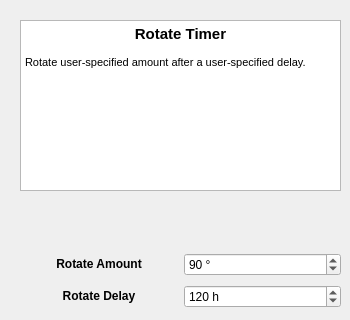
      <widget class="QWidget" name="tab_4">
       <attribute name="title">
        <string>Rotate Timer</string>
       </attribute>
       <widget class="QWidget" name="gridLayoutWidget_6">
        <property name="geometry">
         <rect>
          <x>20</x>
          <y>250</y>
          <width>321</width>
          <height>61</height>
         </rect>
        </property>
        <layout class="QGridLayout" name="gridLayout_6">
         <item row="1" column="0">
          <widget class="QLabel" name="rotateDelay_label">
           <property name="text">
            <string>&lt;html&gt;&lt;head/&gt;&lt;body&gt;&lt;p align=&quot;center&quot;&gt;&lt;span style=&quot; font-weight:600;&quot;&gt;Rotate Delay&lt;/span&gt;&lt;/p&gt;&lt;/body&gt;&lt;/html&gt;</string>
           </property>
          </widget>
         </item>
         <item row="1" column="1">
          <widget class="QSpinBox" name="rotateDelay_spinBox">
           <property name="suffix">
            <string> h</string>
           </property>
           <property name="minimum">
            <number>1</number>
           </property>
           <property name="maximum">
            <number>999</number>
           </property>
           <property name="value">
            <number>120</number>
           </property>
          </widget>
         </item>
         <item row="0" column="0">
          <widget class="QLabel" name="rotateAmount_label">
           <property name="text">
            <string>&lt;html&gt;&lt;head/&gt;&lt;body&gt;&lt;p align=&quot;center&quot;&gt;&lt;span style=&quot; font-weight:600;&quot;&gt;Rotate Amount&lt;/span&gt;&lt;/p&gt;&lt;/body&gt;&lt;/html&gt;</string>
           </property>
          </widget>
         </item>
         <item row="0" column="1">
          <widget class="QSpinBox" name="rotateAmount_spinBox">
           <property name="suffix">
            <string> °</string>
           </property>
           <property name="minimum">
            <number>-180</number>
           </property>
           <property name="maximum">
            <number>180</number>
           </property>
           <property name="value">
            <number>90</number>
           </property>
          </widget>
         </item>
        </layout>
       </widget>
       <widget class="QTextBrowser" name="Germination_textBrowser_4">
        <property name="geometry">
         <rect>
          <x>20</x>
          <y>20</y>
          <width>321</width>
          <height>171</height>
         </rect>
        </property>
        <property name="html">
         <string>&lt;!DOCTYPE HTML PUBLIC &quot;-//W3C//DTD HTML 4.0//EN&quot; &quot;http://www.w3.org/TR/REC-html40/strict.dtd&quot;&gt;
&lt;html&gt;&lt;head&gt;&lt;meta name=&quot;qrichtext&quot; content=&quot;1&quot; /&gt;&lt;style type=&quot;text/css&quot;&gt;
p, li { white-space: pre-wrap; }
&lt;/style&gt;&lt;/head&gt;&lt;body style=&quot; font-family:'MS Shell Dlg 2'; font-size:8.25pt; font-weight:400; font-style:normal;&quot;&gt;
&lt;p align=&quot;center&quot; style=&quot; margin-top:0px; margin-bottom:0px; margin-left:0px; margin-right:0px; -qt-block-indent:0; text-indent:0px;&quot;&gt;&lt;span style=&quot; font-family:'MS Shell Dlg 2'; font-size:11pt; font-weight:600;&quot;&gt;Rotate Timer&lt;/span&gt;&lt;/p&gt;
&lt;p style=&quot;-qt-paragraph-type:empty; margin-top:0px; margin-bottom:0px; margin-left:0px; margin-right:0px; -qt-block-indent:0; text-indent:0px; font-family:'MS Shell Dlg 2';&quot;&gt;&lt;br /&gt;&lt;/p&gt;
&lt;p style=&quot; margin-top:0px; margin-bottom:0px; margin-left:0px; margin-right:0px; -qt-block-indent:0; text-indent:0px;&quot;&gt;&lt;span style=&quot; font-family:'MS Shell Dlg 2';&quot;&gt;Rotate user-specified amount after a user-specified delay.&lt;/span&gt;&lt;/p&gt;&lt;/body&gt;&lt;/html&gt;</string>
        </property>
       </widget>
      </widget>
